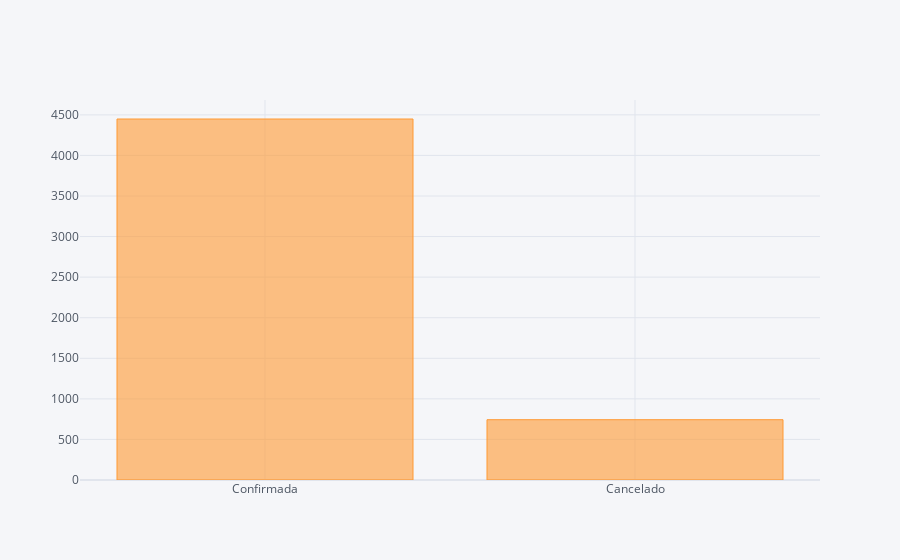

The cell this chart's notebook holds for it:
### Markdown cell above
#### Qual a distribuição de status? (Confirmada ou Cancelada)

### Code cell
configure_plotly_browser_state()
df.status.value_counts().iplot(kind = 'bar')

### Figure 1 — Plotly figure (JSON) as saved in the notebook; plotly's stock layout.template omitted (floating-point values rounded to 4 significant figures)
{"data": [{"name": "status", "text": "", "y": [4449, 743], "marker": {"color": "rgba(255, 153, 51, 0.6)", "line": {"color": "rgba(255, 153, 51, 1.0)", "width": 1}}, "x": ["Confirmada", "Cancelado"], "type": "bar", "orientation": "v"}], "layout": {"title": {"font": {"color": "#4D5663"}}, "paper_bgcolor": "#F5F6F9", "plot_bgcolor": "#F5F6F9", "yaxis": {"tickfont": {"color": "#4D5663"}, "zerolinecolor": "#E1E5ED", "title": {"text": "", "font": {"color": "#4D5663"}}, "gridcolor": "#E1E5ED", "showgrid": true}, "xaxis": {"tickfont": {"color": "#4D5663"}, "zerolinecolor": "#E1E5ED", "title": {"text": "", "font": {"color": "#4D5663"}}, "gridcolor": "#E1E5ED", "showgrid": true}, "legend": {"bgcolor": "#F5F6F9", "font": {"color": "#4D5663"}}}}
